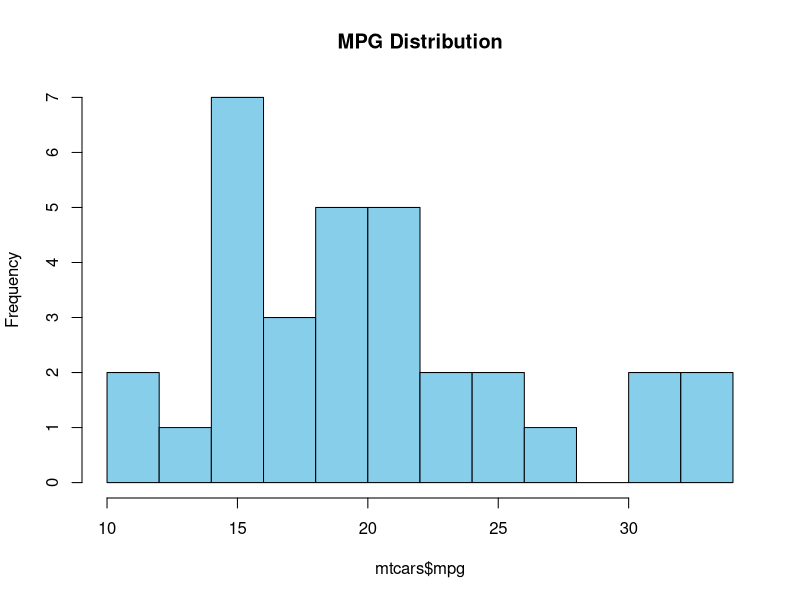
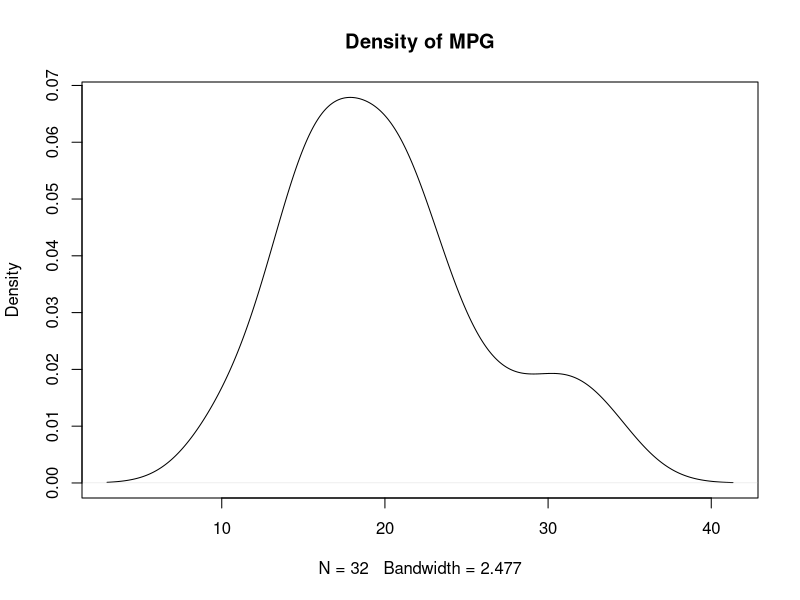
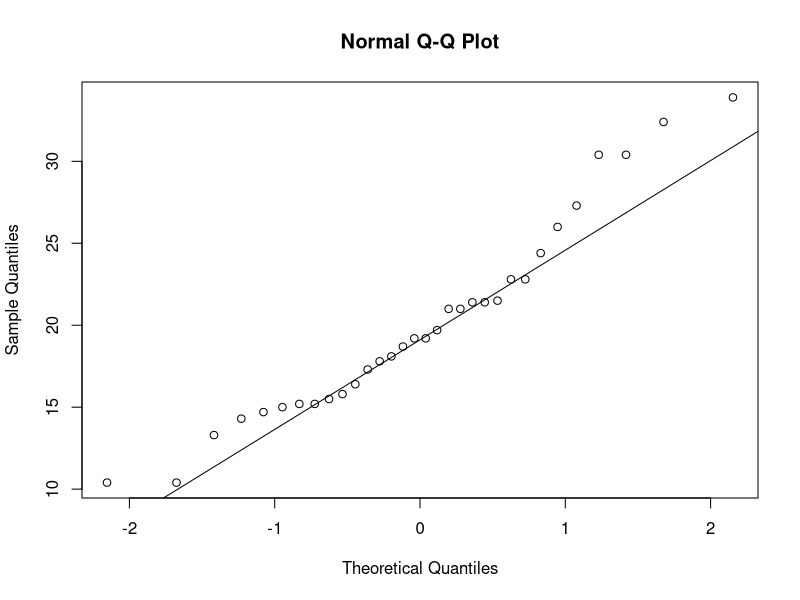

The R source for these figures, in order:
# Histogram
hist(mtcars$mpg, breaks = 10, col = "skyblue", main = "MPG Distribution")

# Density plot
plot(density(mtcars$mpg), main = "Density of MPG")

# Normal Q-Q plot
qqnorm(mtcars$mpg)
qqline(mtcars$mpg)
